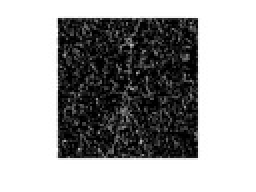
%> input picture Project/code/imagem_afinada_ex1.jpg, 128 x 96 px, shrunk from 1200 x 900 before the run (shown 2 times larger)
$ octave --eval "result = SecoesToElementos(imread('imagem_afinada_ex1.jpg'));"   (GNU Octave 9; MATLAB toolbox functions it lacks are replaced by stand-ins)
%> lines starting %> are read from the running program, lines starting %| are printed output that depends on the picture; in (x1, y1, x2, y2) boxes, pixels count from 0 and x2, y2 are one past the last pixel; in counts of white or black regions, pixels touching at a corner belong together; the program's own positions count from 1
### Project/code/AgregandoSecaoRachadura.m
%%%%%%%%%%%%%%%%%%%%%%%%%%%%%%%%%%%%%%%%%%%%%%%%
%%%%%%%% Visão Computacional %%%%%%%%%%%%%%%%%%%
%%%%%%%% Projeto 2 %%%%%%%%%%%%%%%%%%%%%%%%%%%%%
%%%%%%%% Aluno: Paulo Henrique Muniz Ferreira %%
%%%%%%%%%%%%%%%%%%%%%%%%%%%%%%%%%%%%%%%%%%%%%%%%

% Algoritmo binarização
% Descrição na subseção 4.2 do artigo de ref.
%
% ### Explicação (do que eu entendi) #######
%
% é usado um limiar para separar
% e-seção (rachaduras expostas)
% do plano de fundo (background)
% porém é usado o NDHM - Método do histograma das diferenças entre
% vizinhança
% (mas não está bem claro como fazer)
% ficou mais claro no artigo:
%
% [1] Q. Zou, Y. Cao, Q. Li, Q. Mao, and S. Wang, “CrackTree: Automatic
% crack detection from pavement images,” Pattern Recognition Letters,
% vol. 33, no. 3, pp. 227-238, Feb. 2012.


function ImagemBinarizada = AgregandoSecaoRachadura(Imagem)

% ---------Seção de testes---------
% Toy problem
% Imagem = [1 2 5 6; 7 4 1 6; 3 5 1 3; 9 7 2 1];

% Figura do exemplo 3
%exemplo1 = imread('imagens\exemplo1','png'); % Abre a imagem
%Imagem = rgb2gray(exemplo1);
% ---------------------------------

% H <- é o histograma das diferenças
%%%%% (abscissas - valor do nível de cinza)
%%%%% (ordenadas - valor acumulado das diferenças)
% I_D <- Matriz correspondente a matriz da diferença de cada pixel
[H, I_D]  = NDHM(Imagem);

% Operação de Limiarização
% Melhores detalhes dessa etapa na seção 4 de [17] do artigo ref.

ImagemBinarizada = binarizacao(H, Imagem);

%%--------- FIM -------------%%

% #############################################################%
% ##### Seção Funções Auxiliares ####
% #############################################################%

% neighboring difference histogram method ref. [17] no artigo de ref.
function [H, I_D]  = NDHM(Imagem)

row = size(Imagem,1);
%> row = 96
col = size(Imagem,2);
%> col = 128

H = zeros(1,256);
I_D = zeros(row,col);

% For para calcular a diferença entre os vizinhos do pixel (i,j)
for i = 1:row
    for j = 1:col
        %%%
        if(Imagem(i,j) + 1 == 150)
            teste = 0;
        end
        I_D(i,j) = psi_chapeu(i,j, Imagem);
        %%%
        H(Imagem(i,j) + 1) = H(Imagem(i,j) + 1) + I_D(i,j);
    end % end_for colunas da imagem
end % end_for linhas da imagem
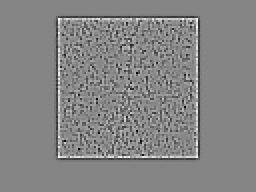
%> I_D: size 96x128 double (shown 2 times larger); min -1036, max 954, mean 0; drawn with min black and max white
%> after the loop, H = 256 values, max 97165 at index 1, min -21206 at index 255, mean 0; teste = 0

% calcula a função (4) do artigo de ref.
% [66 lines left out: functions psi_chapeu, somatorio_diferenca, not called in this run]

function I_B = binarizacao(H, Imagem)

row = size(Imagem,1);
col = size(Imagem,2);

I_B = zeros(row, col);
% É escolhido o t (nível de cinza) que
% tem maior valor no Histograma (de diferenças)

[M, t] = max(H);
%> M = 97165; t = 1

for i = 1:row
    for j = 1:col
        if(Imagem(i,j) <= (t-1))
            I_B(i,j) = 1;
        else
            I_B(i,j) = 0;
        end %end_if condição de binarização
    end %end_for colunas
end % end_for linhas
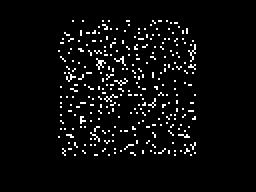
%> I_B: size 96x128 double (shown 2 times larger); values 0 (black) and 1 (white), 4.3% white in thin lines or dots, all inside (x1, y1, x2, y2) = (29, 10, 98, 78)

### Project/code/alg_hilditch.m
%%%%%%%%%%%%%%%%%%%%%%%%%%%%%%%%%%%%%%%%%%%%%%%%
%%%%%%%% Visão Computacional %%%%%%%%%%%%%%%%%%%
%%%%%%%% Projeto 2 %%%%%%%%%%%%%%%%%%%%%%%%%%%%%
%%%%%%%% Aluno: Paulo Henrique Muniz Ferreira %%
%%%%%%%%%%%%%%%%%%%%%%%%%%%%%%%%%%%%%%%%%%%%%%%%

% Algoritmo esquelitização (algoritmo de hilditch)
% Descrição no site:
% http://jeff.cs.mcgill.ca/~godfried/teaching/projects97/azar/skeleton.html#algorithm

function ImagemEsqueleto = alg_hilditch(ImagemBinaria)

% ---------Seção de testes---------
% Toy problem
%ImagemBinaria = ([0 0 0 0 0 0 0; 0 1 1 1 1 1 0; 0 1 1 1 1 1 0; 0 0 1 1 1 0 0; ...
%    0 0 1 1 1 0 0; 0 0 1 1 1 0 0; 0 0 0 0 0 0 0]);
% Outro exemplo
%ImagemBinaria = AgregandoSecaoRachadura([]);
% ---------------------------------

% Inicio do algoritmo
parar = 0;
ImagemEsqueleto = ImagemBinaria;
Imagem_copia = ImagemBinaria;
while(parar ~= 1)
    parar = 1;
    for i = 1:size(ImagemEsqueleto,1)
        for j = 1:size(ImagemEsqueleto, 2)

            % O algoritmo decide mudar um pixel de valor 1 para 0
            % se obdecer as quatro condições
            if (ImagemBinaria(i,j) == 1)
                if(testarCondicoes(i,j,ImagemBinaria) == 1)
                    ImagemEsqueleto(i,j) = 0;
                    parar = 0;
                end
            end
        end % end_for colunas
    end % end_for linhas

    ImagemBinaria = ImagemEsqueleto;
end % end_while condição de termino (não houve modificação)
%> this loop made 3 passes
%> pass 1, in alg_hilditch, `ImagemBinaria = ImagemEsqueleto;`:
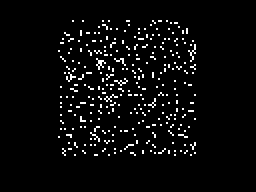
%> ImagemBinaria: size 96x128 double (shown 2 times larger); values 0 (black) and 1 (white), 4.1% white in thin lines or dots, all inside (x1, y1, x2, y2) = (29, 10, 98, 78)


% Afinamento do matlab para comparar
%BW3 = bwmorph(Imagem_copia,'thin',Inf);
%imshow(BW3);

%%--------- FIM -------------%%

% #############################################################%
% ##### Seção Funções Auxiliares ####
% #############################################################%

% Considere a seguinte regra de vizinhança para pixel p1
%
% p9 | p2 | p3
% p8 | p1 | p4
% p7 | p6 | p5

% B <- número de não zeros na vizinhança de p1
% [32 lines left out: function B, not called in this run]

% A <- número de (0,1) na sequência p2,p3,p4,p5,p6,p7,p8,p9,p2
% [23 lines left out: function A, not called in this run]

% As quatro condições
% 2 < = B(p1) < = 6
% A(p1)=1
% p2.p4.p8=0 or A(p2)!= 1
% p2.p4.p6=0 or A(p4)!= 1

% [17 lines left out: function testarCondicoes, not called in this run]

% pa.pb.pc=0 or A(pd)!= 1
% [7 lines left out: function condicao_3_4, not called in this run]

% é considerado os valores além da borda igual a zero
% [11 lines left out: function valor, not called in this run]

### Project/code/RemoverCrossPoints.m
%%%%%%%%%%%%%%%%%%%%%%%%%%%%%%%%%%%%%%%%%%%%%%%%
%%%%%%%% Visão Computacional %%%%%%%%%%%%%%%%%%%
%%%%%%%% Projeto 2 %%%%%%%%%%%%%%%%%%%%%%%%%%%%%
%%%%%%%% Aluno: Paulo Henrique Muniz Ferreira %%
%%%%%%%%%%%%%%%%%%%%%%%%%%%%%%%%%%%%%%%%%%%%%%%%

% Algoritmo para remover cross-points
% esse procdimento vai remover através
% de uma análide de conexões os pontos
% que se conecta com 3 ou mais pontos

function [Imagem] = RemoverCrossPoints(ImagemBinaria)

% ---------Seção de testes---------
% Toy problem
%ImagemBinaria = ([0 0 0 0 0 0 0; 0 1 1 0 1 1 0; 0 0 0 1 0 0 0; 0 0 0 1 0 0 0; ...
%    0 0 0 1 0 0 0; 0 0 0 1 0 0 0; 0 0 0 0 0 0 0]);
% Outro exemplo
%ImagemBinaria = alg_hilditch([]);
% ---------------------------------

Imagem = ImagemBinaria;

for i = 1:size(Imagem,1)
    for j = 1:size(Imagem,2)

        % O algoritmo vai mudar um pixel de 1 -> 0
        % se esse pixel é conectado com 3 ou mais outros pixeis 0

        if(Imagem(i,j) == 1)
            if(testarCondicao(i,j,Imagem) == 1)
                Imagem(i,j) = 0;
            end %end_if condição de vizinhança
        end % end_if
    end % end_for colunas
end % end_for linhas

%%--------- FIM -------------%%

% #############################################################%
% ##### Seção Funções Auxiliares ####
% #############################################################%

% [9 lines left out: function testarCondicao, not called in this run]

### Project/code/CriarElementosRachadura.m
%%%%%%%%%%%%%%%%%%%%%%%%%%%%%%%%%%%%%%%%%%%%%%%%
%%%%%%%% Visão Computacional %%%%%%%%%%%%%%%%%%%
%%%%%%%% Projeto 2 %%%%%%%%%%%%%%%%%%%%%%%%%%%%%
%%%%%%%% Aluno: Paulo Henrique Muniz Ferreira %%
%%%%%%%%%%%%%%%%%%%%%%%%%%%%%%%%%%%%%%%%%%%%%%%%

% Algoritmo para construir elementos de rachaduras (crack elements)
% Esse algoritmo transforma seções de rachaduras e elementos de rachadura
% O elemento é definodo pela estrutura abaixo.
%
% typedef struct tagCrackElement {
%   POINT PtStart, PtEnd; // Os dois pontos finais da rachadura
%   INT nApc; // Média do custo do caminho PtS -> PtE
%   POINT* pPtPath; // Caminho mínimo entre PtS -> PtE
%
% Em Matlab
% s = struct('PtS',[],'PtE',[],'nApc',[],'pPtPath',[]);
%

% Parâmetros :
% ImagemProcessada: é a imagem depois da binarização, do afinamento e
% da remoção do cross-points (pontos com 3 ou mais junções)
% Imagem: é a imagem original

function [VetorElementos] = CriarElementosRachadura(ImagemProcessada, Imagem)

% ---------Seção de testes---------
% Toy problem
%ImagemProcessada = ([1 0 0 0 0 0 0; 0 1 0 0 1 1 0; 0 0 1 0 0 0 1; 0 0 0 1 0 0 1; ...
%    0 0 0 1 0 0 1; 0 0 0 1 0 0 1; 0 0 0 0 0 0 1]);
%
%Imagem = ([3 7 7 5 4 4 3; 7 3 5 8 1 2 0; 5 9 4 2 5 6 2; 9 9 8 7 6 5 2; ...
%    7 7 7 3 4 5 2; 8 3 3 2 7 3 4; 4 5 7 3 5 4 1]);
% Outro exemplo

% ---------------------------------

VetorElementos = [];

% Pegando os endpoints
% Separar a subimagem da seção de rachadura
% Aplicar F* para encontra melhor caminho entre PtS e PtE
%   - Tem-se o custo médio nApc
%   - Tem-se as coordenadas do caminho pPtPath

for i = 1:size(ImagemProcessada,1)
    for j = 1:size(ImagemProcessada,2)

        % For para construir todos os elementos de rachaduras
        % Nessa primeira etapa é calculado somente os pontos de início e
        % fim de cada seção de rachadura

        if(ImagemProcessada(i,j) == 1)

            if(IsPtEnd(i,j,ImagemProcessada) == 1)

                % Pegando PtStart e PtEnd
                [PtEnd, ImagemProcessada] = getPtEnd(i,j,ImagemProcessada);

                % Sub-imagem
                x_min = min([j,PtEnd(2)]); %coluna min
                y_min = min([i,PtEnd(1)]); %linha min
                width = max([j,PtEnd(2)]) - x_min;
                height = max([i,PtEnd(1)]) - y_min;
                ret = [x_min y_min width height];

                % Pegando a subimagem
                % Tem que ajustar as coordenadas
                subimagem = imcrop(Imagem, ret);

                TransCoord = [(y_min - 1) (x_min - 1)];

                [X, L] = F_asterisco(subimagem, (PtEnd - TransCoord));
                X_chapeu = X./L;

                [nApc, pPtPath] = caminhar_X(i - TransCoord(1), j - TransCoord(2), ...
                    X_chapeu, (PtEnd - TransCoord));

                % Alteração na interpretação do Apc
                nApc = X_chapeu(i - TransCoord(1),  j - TransCoord(2));

                s = struct('PtS', [i j], 'PtE', PtEnd, ...
                    'nApc', nApc, 'pPtPath', pPtPath);

                VetorElementos = [VetorElementos s];

            end % end_if condição de ponto de início
        end % end_if
    end % end_for colunas
end % end_for linhas
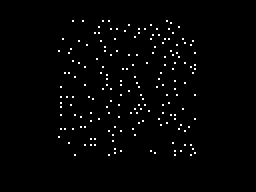
%> ImagemProcessada: size 96x128 double (shown 2 times larger); values 0 (black) and 1 (white), 1.5% white in thin lines or dots, all inside (x1, y1, x2, y2) = (29, 10, 98, 78)
%> after the loop, L = [1 1]; PtEnd = [78 49]; TransCoord = [77 47]; VetorElementos = 119 items; first 5, PtS, PtE and nApc: [11 64] [11 65] 0, [11 77] [12 78] 0, [11 80] [11 81] 0, [12 88] [12 89] 0, [13 52] [15 54] 0; X = [0 0]; X_chapeu = [0 0]; height = 0; nApc = 0; pPtPath = [1 1; 1 2]; ret = [48 78 1 0]; s = {PtS [78 48], PtE [78 49], nApc 0, pPtPath [1 1 1 2]}; width = 1; x_min = 48; y_min = 78


%%--------- FIM -------------%%

% #############################################################%
% ##### Seção Funções Auxiliares ####
% #############################################################%

% Será consisderado um ponto de final se ele posuir apenas um vizinho
% [8 lines left out: function IsPtEnd, not called in this run]

% Para encontrar o outro ponto de final de rachadura
% é caminhado na trilha a partir de um ponto de início
% para quando chegar a um pixel com apenas um vizinho
% [48 lines left out: functions getPtEnd, getVizinho, not called in this run]

### Project/code/SecoesToElementos.m
%%%%%%%%%%%%%%%%%%%%%%%%%%%%%%%%%%%%%%%%%%%%%%%%
%%%%%%%% Visão Computacional %%%%%%%%%%%%%%%%%%%
%%%%%%%% Projeto 2 %%%%%%%%%%%%%%%%%%%%%%%%%%%%%
%%%%%%%% Aluno: Paulo Henrique Muniz Ferreira %%
%%%%%%%%%%%%%%%%%%%%%%%%%%%%%%%%%%%%%%%%%%%%%%%%

% Algoritmo agregação de seções de rachaduras
% Descrição na subseção 4.2 do artigo de ref.

% Esse procedimento vai identificar e transformar as seções de rachaduras
% em elementos de rachaduras

function [VetorElementos] = SecoesToElementos(Imagem)

% LEMBRA DE SALVAR AS IMAGENS

% ---------Seção de testes---------
% Figura do exemplo 3
%exemplo1 = imread('imagens\exemplo1','png'); % Abre a imagem
%Imagem = rgb2gray(exemplo1);
%imshow(Imagem);
% ---------------------------------

% 1º passo - Binarizando a imagem
ImagemBinarizada = AgregandoSecaoRachadura(Imagem);
% Salvando imagem binarizada
img = imshow(ImagemBinarizada);
saveas(img, 'imagem_binarizada_ex2_NDHM.jpg', 'jpg');

% 2º passo - Afinamento das regiões de rachaduras
ImagemEsqueleto = alg_hilditch(ImagemBinarizada);
% Salvando imagem afinada
img = imshow(ImagemEsqueleto);
saveas(img, 'imagem_afinada_ex2_NDHM.jpg', 'jpg');

% 3º passo - remoção de cross-points (pontos com junção de 3 ou mais
% pontos)
ImagemSemCrossPoints = RemoverCrossPoints(ImagemEsqueleto);
% Salvando imagem sem cross-points
img = imshow(ImagemSemCrossPoints);
saveas(img, 'imagem_semcp_ex2_NDHM.jpg', 'jpg');

% 4º passo - Transformação de seções em elementos de rachaduras
VetorElementos = CriarElementosRachadura(ImagemSemCrossPoints, Imagem);
%> `result = SecoesToElementos(imread('imagem_afinada_ex1.jpg'));`: result has the same summary as VetorElementos in CriarElementosRachadura
